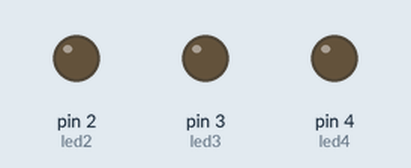
Bench run of a sketch on a simulated Arduino Uno, built with avr-gcc and run on an emulated ATmega328P. Shown: output pins drawn as LEDs (lit = HIGH). What the sketch prints to the serial monitor is not drawn.

Above: at 0.1 s.
At 0.6 s:
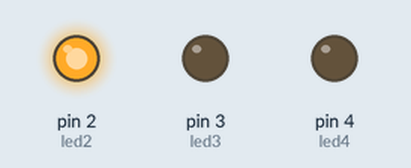
At 2.76 s:
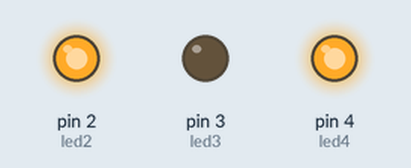
At 5.1 s:
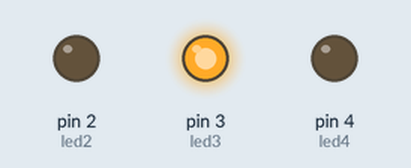
At 14.2 s:
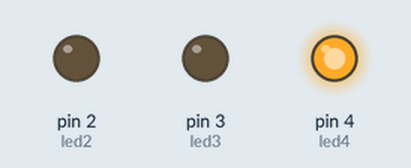
At 31.4 s:
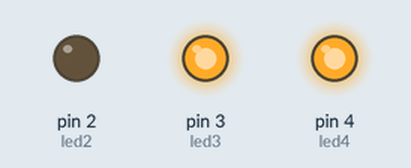
Timing chart, 0 to 40.0 s (numbered marks = the images above):
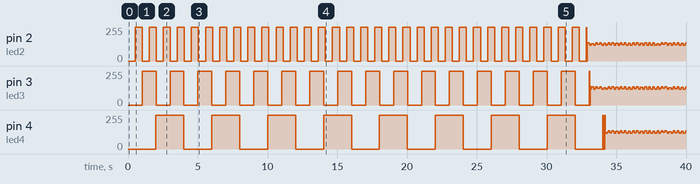

The sketch:

LEDPattern.ino
```cpp
const int led2 = 2;     // the number of the pushbutton pin
const int led3 =  3;      // the number of the LED pin
const int led4 = 4;
      int i = 500;
      int j = 1000;
      int k = 2000;
      int i2,j3,k4;

void setup() {
  Serial.begin(9600);
  // initialize the LED pin as an output:
  pinMode(led2, OUTPUT);
  // initialize the pushbutton pin as an input:
  pinMode(led3, OUTPUT);
   pinMode(led4, OUTPUT);
   i2 = millis();
   j3 = millis();
   k4 = millis();
}


void togglei2(){
  if(digitalRead(led2) == LOW){
    digitalWrite(led2, HIGH);
  }
  else{
    digitalWrite(led2, LOW);
  }
  i2= millis();
}
void togglej3(){
   if(digitalRead(led3) == LOW){
    digitalWrite(led3, HIGH);
  }
  else{
    digitalWrite(led3, LOW);
  }
  j3= millis();
}
void togglek4(){
   if(digitalRead(led4) == LOW){
    digitalWrite(led4, HIGH);
  }
  else{
    digitalWrite(led4, LOW);
  }
  k4= millis();
}

void loop() {

  Serial.println(led2);
   Serial.println(led3);
    Serial.println(led4);

    if((millis()-i2)>= i){
        togglei2 ();
}
if((millis()-j3)>= j){
        togglej3 ();
}
if((millis()-k4)>= k){
        togglek4 ();
}


 }
```

Measured:
- by itself, pin 3 (led3): 0/255 → 255/255 at 1.0 s, → 0/255 1.0 s later, → 255/255 1.0 s later, → 0/255 1.0 s later, … (103 changes in this stretch)
- by itself, pin 4 (led4): 0/255 → 255/255 at 2.0 s, → 0/255 2.0 s later, → 255/255 2.0 s later, → 0/255 2.0 s later, … (82 changes in this stretch)
- by itself, pin 2 (led2): 0/255 → 255/255 at 0.50 s, → 0/255 0.51 s later, → 255/255 0.51 s later, → 0/255 0.51 s later, … (134 changes in this stretch)
